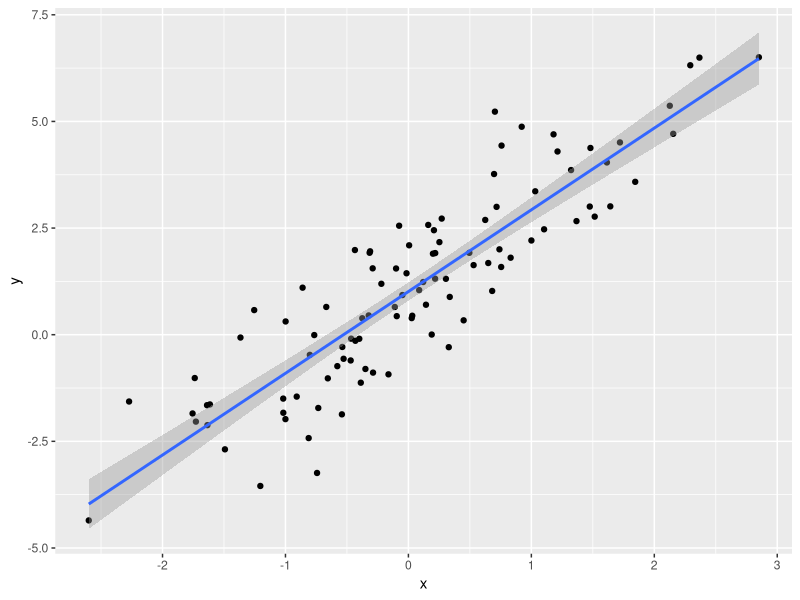

Write R code to recreate this figure.
## ---- chunk 1
# Simulate some continuous x and y and 
# fit a linear model
x <- rnorm(100)
y <- 1 + 2*x + rnorm(100)
# Fit model
m1 = lm(y ~ x)
summary(m1)
library(ggplot2)
ggplot(data.frame(x, y), aes(x, y)) + 
    geom_point() + 
    geom_smooth(method = "lm")
## ---- chunk 2
# Example data
savana <- c(120, 107, 110, 116, 114, 111, 113, 117, 114, 112)
forest <- c(110, 111, 107, 108, 110, 105, 107, 106, 111, 111)
sapling_height <- c(savana, forest)
location <- factor(rep(c("savana", "forest"), 
                   each=10))
sap_data = data.frame(height = sapling_height, 
                      location = location)
head(sap_data)
## ---- chunk 3
library(tidyverse)
# Calculate the observed difference in means
obs_diff <- sap_data %>% 
  group_by(location) %>%
  summarise(m = mean(height)) %>%
  summarise(diff = diff(m)) %>%
  pull(diff)
obs_diff
## ---- chunk 4
# Randomly permute the data
# Calculate the permuted difference in means
sap_data %>% 
  mutate(location_perm = 
          sample(sap_data$location)) %>%
  group_by(location_perm) %>%
  summarise(m = mean(height)) %>%
  summarise(diff = diff(m)) %>%
  pull(diff)
## ---- chunk 5
# Repeat steps 3 and 4 many times
perm_diffs <- map_dbl(1:1000, 
    function(x)
      sap_data %>% 
        mutate(location_perm = 
                sample(sap_data$location)) %>%
        group_by(location_perm) %>%
        summarise(m = mean(height)) %>%
        summarise(diff = diff(m)) %>%
        pull(diff))
summary(perm_diffs)
## ---- chunk 6
# Fit model
m2 = lm(height ~ location, data = sap_data)
summary(m2)
